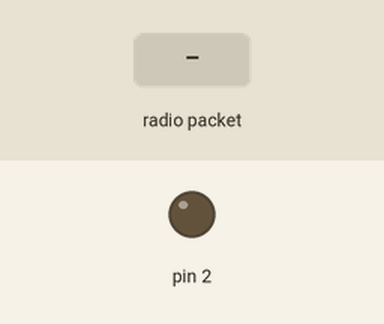
A sketch run on a simulated Arduino Uno, built with avr-gcc and run on an emulated ATmega328P. On the bench: output pins drawn as LEDs (lit = HIGH). The inputs (shaded band) are chosen by the test bench. No radio packets arrive unless stated; what the sketch prints to the serial monitor is not drawn.

Above: at 1.2 s.
1.3 s: radio packet "1" arrives
Timing chart, 0 to 4.3 s (numbered marks = the images above; inputs shaded):
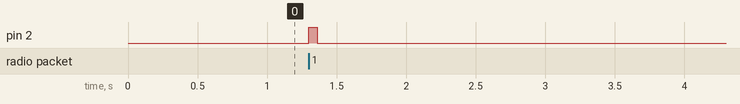

The sketch:

Rx_Tx.ino
```cpp
#include <RH_ASK.h>
#ifdef RH_HAVE_HARDWARE_SPI
#include <SPI.h>
#endif


RH_ASK driver(2000, 23, 22, 0); // Configuração do módulo ASK rx,tx

void setup() {
  Serial.begin(9600);
  pinMode(2, OUTPUT);
  if (!driver.init()) {
    Serial.println("Falha ao iniciar o driver");

  }
}

void loop() {
  uint8_t buf[RH_ASK_MAX_MESSAGE_LEN];
  uint8_t buflen = sizeof(buf);
  uint8_t meuid = 0xBB;

  if (driver.recv(buf, &buflen)) {
    digitalWrite(2, HIGH);
    buf[buflen] = '\0';  // Garante que seja uma string válida

    // Converte buffer para String do Arduino
    String receivedStr = String((char*)buf);

    Serial.println(receivedStr);
    char intercom[20];  // Certifique-se de que tem espaço suficiente
    sprintf(intercom, "%s, meu id:0x%X", receivedStr.c_str(), meuid);
    // Envia número como string
    driver.send((uint8_t *)intercom, strlen(intercom));
    Serial.println(intercom);
    Serial.println("");
    driver.waitPacketSent();
  }
  else{
    digitalWrite(2, LOW);
  }
}
```

Measured:
- after the input at 1.3 s, pin 2: LOW → HIGH at once, → LOW 0.06 s later
